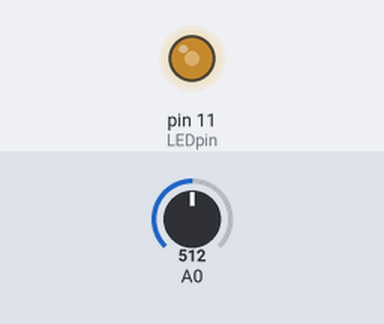
Simulated run of this sketch. Board: Arduino Uno, built with avr-gcc and run on an emulated ATmega328P. On the bench: output pins drawn as LEDs (lit = HIGH). The inputs (shaded band) are chosen by the test bench; at power-on: A0 = 512. What the sketch prints to the serial monitor is not drawn.

Above: at 1.2 s.
1.3 s: A0 set to 716
At 2.2 s:
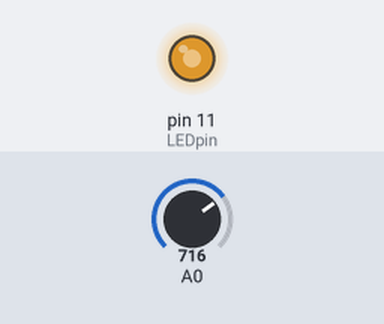
2.8 s: A0 set to 900
At 3.5 s:
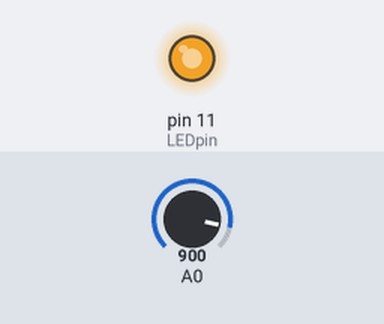
4.3 s: A0 set to 122
At 4.8 s:
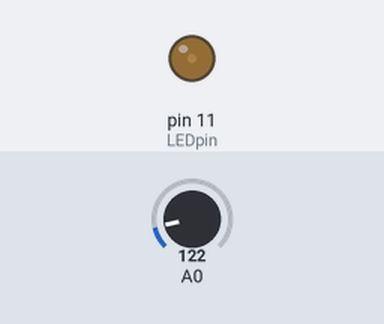
5.8 s: A0 set to 0
At 6.1 s:
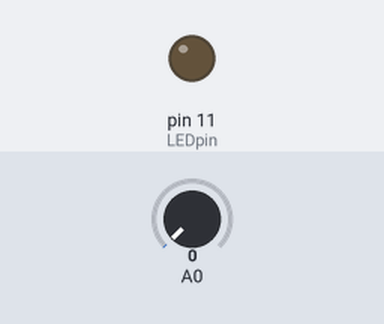
7.3 s: A0 set to 511
At 8.6 s:
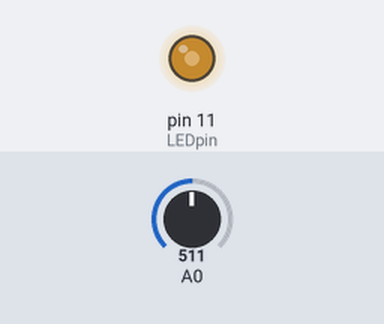
Timing chart, 0 to 9.8 s (numbered marks = the images above; inputs shaded):
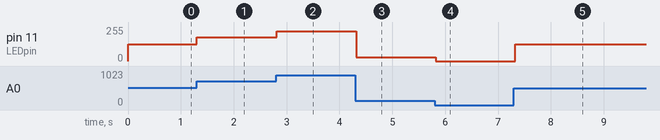

The sketch:

LDRsensor.ino
```cpp
//LED will be connected to pin 11;
const int LEDpin = 11;

//The value that wil be assigned to the LED;
int LEDvalue;
// The value read by the sensor;
int sensorValue;

void setup() {

    //Start Serial Communication with the computer
    Serial.begin(9600);
    //Setting the LED pin as output;
    pinMode(LEDpin, OUTPUT);
  }

  void loop() {

    //read the value at the sensor pin
    sensorValue = analogRead(A0);
    //mapping the value from the sensor to be valid
    LEDvalue = map(sensorValue, 0, 1023, 0, 255);
    //Writing the value to the LED
    analogWrite(LEDpin, LEDvalue);
    //printing the value to the screen
    Serial.print(sensorValue);

    delay(100);
}
```

Measured:
- after the input at 1.3 s, pin 11 (LEDpin): 127/255 → 178/255 at once
- after the input at 2.8 s, pin 11 (LEDpin): 178/255 → 224/255 at once
- after the input at 4.3 s, pin 11 (LEDpin): 224/255 → 30/255 at once
- after the input at 5.8 s, pin 11 (LEDpin): 30/255 → 0/255 at once
- after the input at 7.3 s, pin 11 (LEDpin): 0/255 → 127/255 at once
